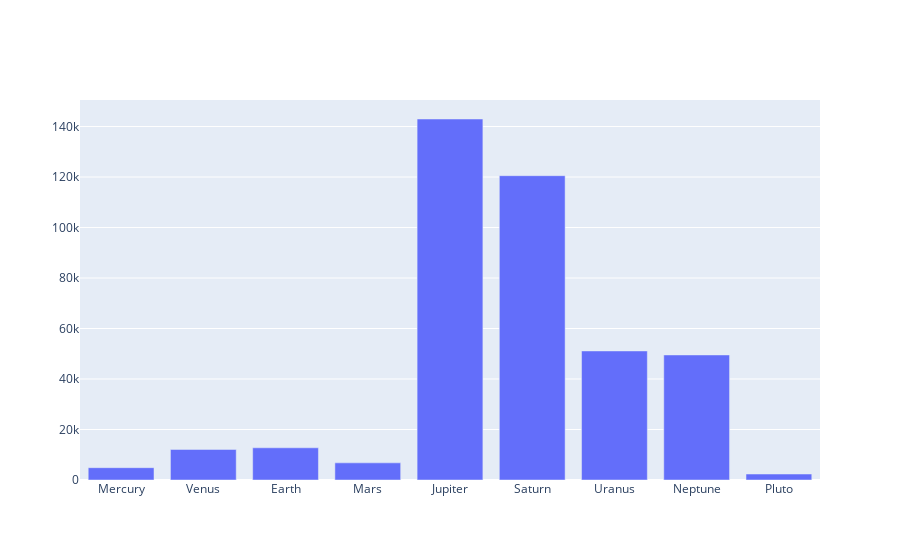

This figure's notebook cell:
### Code cell
offline.iplot([diameter_trace])

### Figure 1 — Plotly figure (JSON) as saved in the notebook; plotly's stock layout.template omitted (floating-point values rounded to 4 significant figures)
{"data": [{"type": "bar", "x": ["Mercury", "Venus", "Earth", "Mars", "Jupiter", "Saturn", "Uranus", "Neptune", "Pluto"], "y": [4879, 12104, 12756, 6792, 142984, 120536, 51118, 49528, 2370]}], "layout": {"autosize": true, "xaxis": {"autorange": true, "range": [-0.5, 8.5], "type": "category"}, "yaxis": {"autorange": true, "range": [0, 150500.0], "type": "linear"}}}
